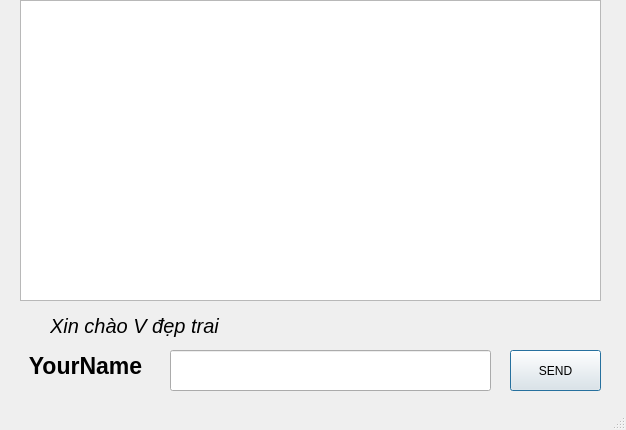
<?xml version="1.0" encoding="UTF-8"?>
<ui version="4.0">
 <class>Messenger</class>
 <widget class="QMainWindow" name="Messenger">
  <property name="geometry">
   <rect>
    <x>0</x>
    <y>0</y>
    <width>626</width>
    <height>430</height>
   </rect>
  </property>
  <property name="windowTitle">
   <string>Chat Room</string>
  </property>
  <widget class="QWidget" name="centralwidget">
   <widget class="QPushButton" name="btnSend">
    <property name="geometry">
     <rect>
      <x>510</x>
      <y>350</y>
      <width>91</width>
      <height>41</height>
     </rect>
    </property>
    <property name="text">
     <string>SEND</string>
    </property>
    <property name="autoDefault">
     <bool>true</bool>
    </property>
    <property name="default">
     <bool>true</bool>
    </property>
   </widget>
   <widget class="QLabel" name="lbName">
    <property name="geometry">
     <rect>
      <x>20</x>
      <y>350</y>
      <width>131</width>
      <height>31</height>
     </rect>
    </property>
    <property name="font">
     <font>
      <pointsize>17</pointsize>
      <bold>true</bold>
     </font>
    </property>
    <property name="text">
     <string>YourName</string>
    </property>
    <property name="alignment">
     <set>Qt::AlignCenter</set>
    </property>
   </widget>
   <widget class="QListWidget" name="lstMessage">
    <property name="geometry">
     <rect>
      <x>20</x>
      <y>0</y>
      <width>581</width>
      <height>301</height>
     </rect>
    </property>
    <property name="autoScroll">
     <bool>true</bool>
    </property>
   </widget>
   <widget class="QLabel" name="lbAnnouce">
    <property name="geometry">
     <rect>
      <x>50</x>
      <y>310</y>
      <width>551</width>
      <height>31</height>
     </rect>
    </property>
    <property name="font">
     <font>
      <pointsize>15</pointsize>
      <italic>true</italic>
      <bold>false</bold>
     </font>
    </property>
    <property name="text">
     <string>Xin chào V đẹp trai</string>
    </property>
   </widget>
   <widget class="QLineEdit" name="txtMessage">
    <property name="geometry">
     <rect>
      <x>170</x>
      <y>350</y>
      <width>321</width>
      <height>41</height>
     </rect>
    </property>
    <property name="mouseTracking">
     <bool>true</bool>
    </property>
    <property name="inputMask">
     <string/>
    </property>
    <property name="text">
     <string/>
    </property>
   </widget>
  </widget>
  <widget class="QStatusBar" name="statusbar"/>
 </widget>
 <resources/>
 <connections/>
</ui>
